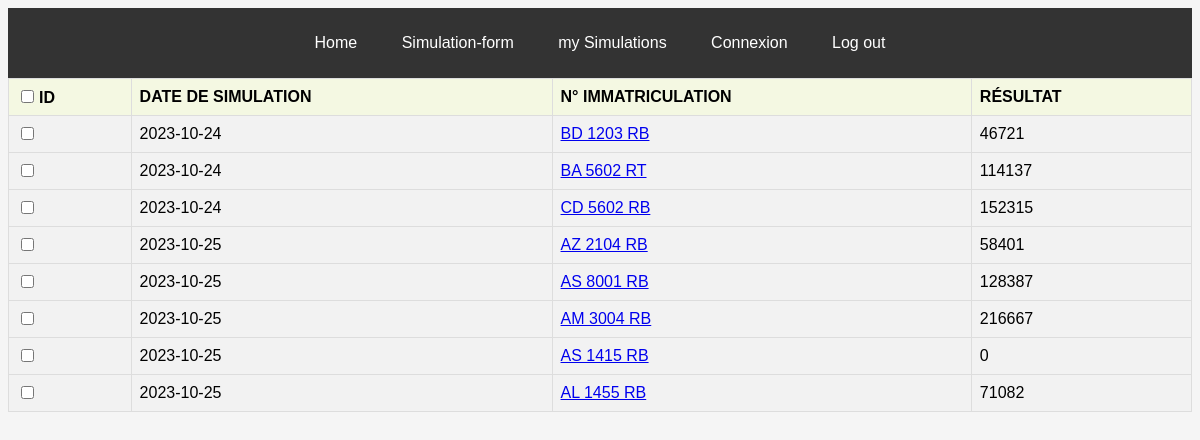
The app's page /index.php?index=list (signed in) with its own data.
### tables this page shows
CREATE TABLE `simulations` (
  `simulation_id` int(11) NOT NULL,
  `simulation_date` date DEFAULT NULL,
  `prime` int(11) DEFAULT NULL,
  `driver_id` int(11) DEFAULT NULL,
  `num_vehicle` varchar(10) DEFAULT NULL,
  `subscriber_id` int(11) DEFAULT NULL
);

### view/list-simul.php (the view, shortened to what this page needs)
<?php
if (!isset($_SESSION['subscriber'])) {
    header("Location: index.php?index=form");
    exit;
} else {
    $subscriber = $_SESSION['subscriber'];
}
include "config/connexion.php";
$stmt = $pdo->prepare("SELECT subscriber_id FROM subscribers WHERE email=?");
$stmt->execute([$subscriber['email']]);
$id = $stmt->fetch();
$stmt = $pdo->prepare("SELECT * FROM simulations WHERE subscriber_id = ?");
$stmt->execute([$id[0]]);
$simulations = $stmt->fetchAll(PDO::FETCH_ASSOC);
echo "<form id=fleetform method=post>
    <table border=1>
        <tr>
            <th><input type=checkbox id=all_checked>ID</th>
            <th>Date de Simulation</th>
            <th>N° Immatriculation</th>
            <th>Résultat</th>
        </tr>";
        foreach ($simulations as $simulation) {
            echo '<tr>';
            echo '<td><input type="checkbox" name="simulation_id[]" id="' . $simulation['simulation_id'] . '" value="' . $simulation['simulation_id'] . '"></td>';
            echo '<td>' . $simulation['simulation_date'] . '</td>';
            echo '<td><a href=index.php?index=form&id='. $simulation['simulation_id'] .'> '. $simulation['num_vehicle'] . '</a></td>';
            echo '<td>' . $simulation['prime'] . '</td>';
            echo '</tr>';
        }
  echo " </table>
    <center><input type=submit style=display:none name=flotte id=flotte value=Regrouper></center>
</form>";
?>
</body>
</html>

### index.php (shortened to what this page needs)
<!DOCTYPE html>
<html lang="fr">
<head>
    <link rel="stylesheet" href="css/style.css">
    <link rel="stylesheet" href="css/sign.css">
</head>
<body>
    <?php include_once "view/header.php" ?>
    <?php include_once "view/body.php" ?>
</body>
</html>

### view/header.php (shortened to what this page needs)
<?php
$dir = $_SERVER['REQUEST_URI'];
$list = "index.php?index=list";
$sign_up = 'sign_up.php';
if (strtolower($dir) == '/simulator/') {
    $accueil = "view/accueil.php";
    $index = "index.php?index=form";
    $sign = "view/sign_in.php";
} elseif (strtolower($dir) == '/simulator/view/') {
    $sign = "sign_in.php";
    $index = "../index.php?index=form";
    $accueil = "accueil.php";
} elseif (strtolower($dir) == '/simulator/view/accueil.php') {
    $sign = "../view/sign_in.php";
    $sign_up = "../view/sign_up.php";
    $index = "../index.php?index=form";
    $accueil = "./accueil.php   ";
    $list = "../index.php?index=list";
} else {
    $sign_up = "./view/sign_up.php";
    $accueil = "./view/accueil.php";
    $index = "./index.php?index=form";
    $sign = "./view/sign_in.php";
}
?>
<header>
    <nav>
        <ul>
            <li><a href=<?php echo $accueil ?>>Home</a></li>
            <li><a href=<?php echo $index ?>>Simulation-form</a></li>
            <?php
            if (isset($_SESSION['subscriber'])) {
                echo "<li><a href=" . $list . ">my Simulations</a></li>
                 <li class='dropdown'>
                     <a href=$sign>Connexion</a>
                     <ul class='dropdown-content'>
                         <li><a href=$sign>Se connecter</a></li>
                         <li><a href=$sign_up>S'inscrire</a></li>
                     </ul>
                 </li>";
                echo '<li><a href="view/log_out.php">Log out</a></li>';
            }
            ?>
        </ul>
    </nav>
</header>

### view/body.php (shortened to what this page needs)
<?php
if (!isset($_REQUEST['index'])) {
    include('view/accueil.php');
} else {
    switch ($_REQUEST['index']) {
        case 'list':
            include('view/list-simul.php');
            break;
    }
}

### css/style.css (style rules this page uses)
body { background-color: #f2f2f2; font-family: 'Trebuchet MS', 'Lucida Sans Unicode', 'Lucida Grande', 'Lucida Sans', Arial, sans-serif; }
header { background-color: #333; padding: 10px 0; }
nav ul { list-style-type: none; padding: 0; text-align: center; }
nav li { display: inline; margin: 0 20px; position: relative; }
nav a { text-decoration: none; color: white; font-family: 'Trebuchet MS', 'Lucida Sans Unicode', 'Lucida Grande', 'Lucida Sans', Arial, sans-serif; font-size: 16px; }
input[type="radio"], input[type="checkbox"] { margin-right: 5px; }
table { width: 100%; border-collapse: collapse; font-family: 'Trebuchet MS', 'Lucida Sans Unicode', 'Lucida Grande', 'Lucida Sans', Arial, sans-serif; }
th, td { border: 1px solid #dddddd; text-align: left; padding: 8px; text-transform: uppercase; }
tr { background-color: #f2f2f2; }
th { background-color: #f4f8e2; color: black; }

### css/sign.css (style rules this page uses)
body { background-color: whitesmoke; font-family: 'Trebuchet MS', 'Lucida Sans Unicode', 'Lucida Grande', 'Lucida Sans', Arial, sans-serif; }
input, select { font-size: 16px; }

### records on screen
simulations: simulation_date "2023-10-24", num_vehicle "BD 1203 RB", prime "46721"
simulations: simulation_date "2023-10-24", num_vehicle "BA 5602 RT", prime "114137"
simulations: simulation_date "2023-10-24", num_vehicle "CD 5602 RB", prime "152315"
simulations: simulation_date "2023-10-25", num_vehicle "AZ 2104 RB", prime "58401"
simulations: simulation_date "2023-10-25", num_vehicle "AS 8001 RB", prime "128387"
simulations: simulation_date "2023-10-25", num_vehicle "AM 3004 RB", prime "216667"
simulations: simulation_date "2023-10-25", num_vehicle "AS 1415 RB", prime "0"
simulations: simulation_date "2023-10-25", num_vehicle "AL 1455 RB", prime "71082"
